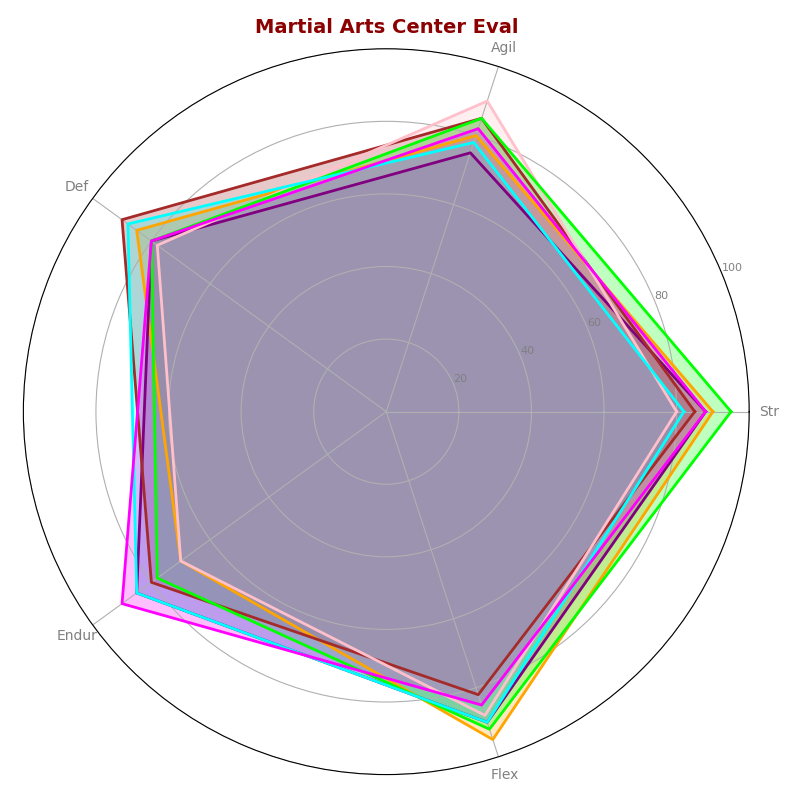

The script that drew this image:
import numpy as np
import matplotlib.pyplot as plt
from math import pi

centers = ['Dragon', 'Tiger', 'Eagle', 'Panther', 'Wolf', 'Falcon', 'Shark']
parameters = ['Str', 'Agil', 'Def', 'Endur', 'Flex']

data = np.array([
    [90, 80, 85, 70, 95],
    [88, 75, 80, 85, 90],
    [85, 85, 90, 80, 82],
    [80, 90, 78, 70, 88],
    [95, 85, 80, 78, 92],
    [82, 78, 88, 85, 90],
    [88, 82, 80, 90, 85]
])

num_vars = len(parameters)
angles = np.linspace(0, 2 * pi, num_vars, endpoint=False).tolist()
angles += angles[:1]

fig, ax = plt.subplots(figsize=(8, 8), subplot_kw=dict(polar=True))

def plot_center(data, color):
    values = data.tolist()
    values += values[:1]
    ax.plot(angles, values, linewidth=2, linestyle='solid', color=color)
    ax.fill(angles, values, color=color, alpha=0.25)

colors = ['orange', 'purple', 'brown', 'pink', 'lime', 'cyan', 'magenta']

for idx, center_data in enumerate(data):
    plot_center(center_data, colors[idx])

plt.xticks(angles[:-1], parameters, color='grey', size=10)
plt.yticks([20, 40, 60, 80, 100], ["20", "40", "60", "80", "100"], color="grey", size=8)
plt.ylim(0, 100)
plt.title('Martial Arts Center Eval', size=14, color='darkred', weight='bold', position=(0.5, 1.1))
plt.tight_layout()
plt.show()
